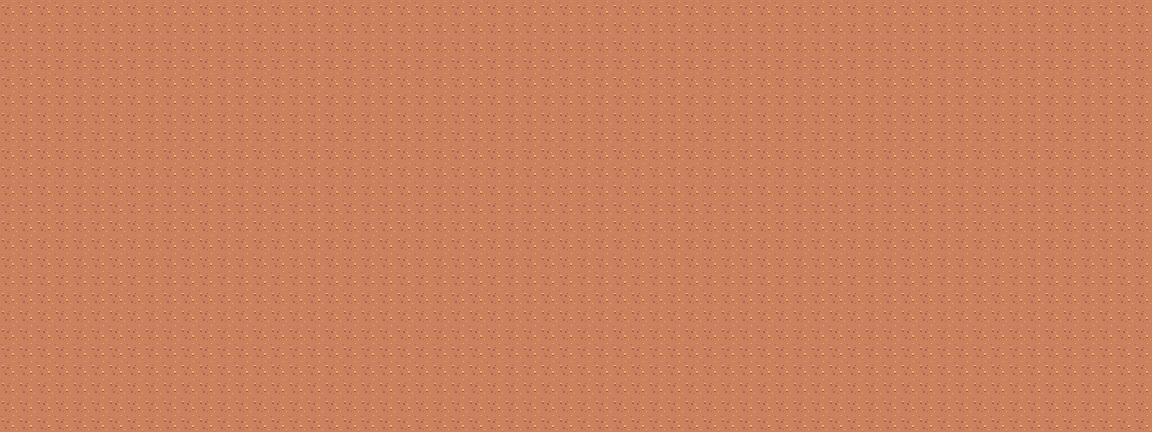

Below is a game level as drawn by its tile map, then a one-line description and the .tmx that defines it (tile-layer data replaced by summaries):
An orthogonal 64x24 tile map with 18x18 px tiles, 1 tile layer (Capa de patrones 1).

<map version="1.8" tiledversion="1.8.5" orientation="orthogonal" renderorder="right-down" width="64" height="24" tilewidth="18" tileheight="18" infinite="0" nextlayerid="5" nextobjectid="1">
 <properties>
  <property name="Draw" type="bool" value="true" />
 </properties>
 <tileset firstgid="1" name="tilemap_packed" tilewidth="18" tileheight="18" tilecount="112" columns="16">
  <image source="tilemap_packed.png" trans="ff00ff" width="288" height="126" />
 </tileset>
 <layer id="4" name="Capa de patrones 1" width="64" height="24">
  <properties>
   <property name="Draw" type="bool" value="true" />
  </properties>
  <data>[1536 cells, 1536 non-empty, 1 distinct tile ids]</data>
 </layer>
</map>
